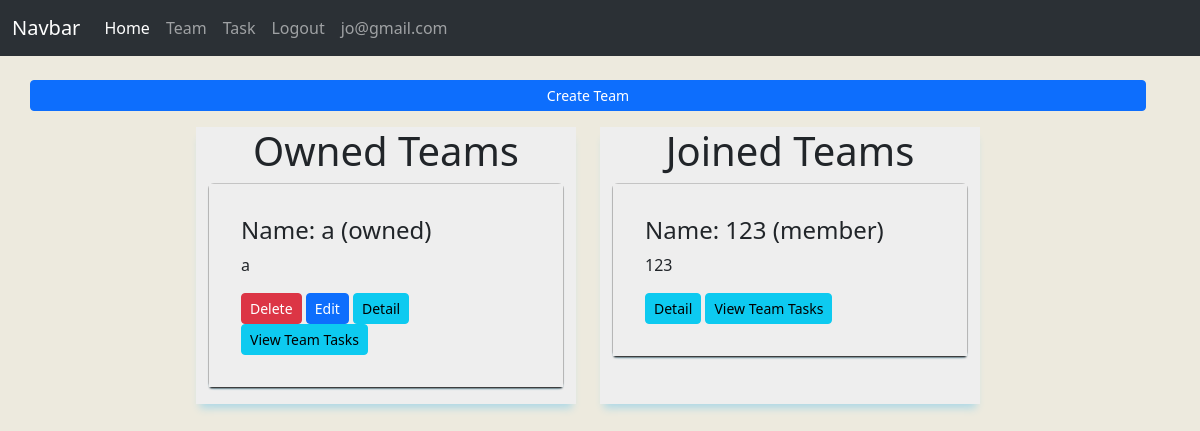
/teams/ (signed in), run on an earlier commit of the app's database.
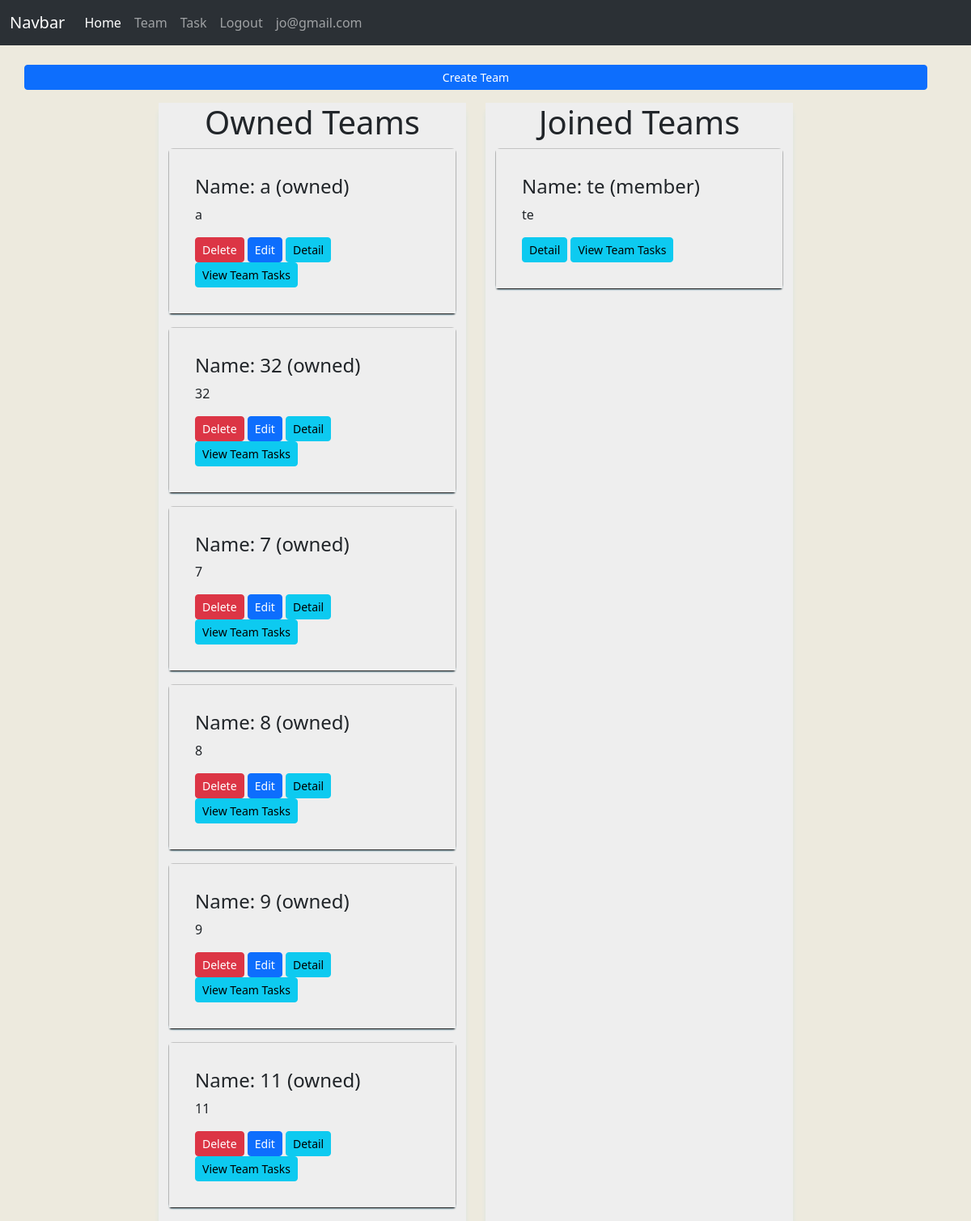
And on a later commit of the database.
### teams/models.py (models this page shows, shortened)
class Team(models.Model):
    name = models.CharField(_("Team Name"), max_length=50)
    description = models.TextField(_("About Team"))
    owner = models.ForeignKey(CustomUser, verbose_name=_("Team Owner"),related_name='team_owner', on_delete=models.CASCADE)
    members = models.ManyToManyField(CustomUser, verbose_name=_("Team Members"),related_name='team_member',blank=True)

### teams/views.py (the view)
# urls.py: path('',views.TeamList.as_view(),name='team_list'),
class TeamList(LoginRequiredMixin,ListView):
    model = Team
    template_name = 'teams/team_list.html'
    context_object_name = 'teams'
    def get_queryset(self):
        return Team.objects.filter(Q(owner = self.request.user)| Q(members = self.request.user) )

### templates/teams/team_list.html (shortened to what this page needs)
{% extends "base.html" %}
{% block content %}
<div class="container">
    <div class="row mb-3">
        <div class="row justify-content-center align-items-center mt-4">
            <a href="{% url 'team_create' %}" class="btn btn-primary btn-sm">Create Team</a>
        </div>
    </div>
    <div class="row justify-content-center">
        <div class="col-md-4 me-4" style="  background: #eee;
        box-shadow: 0 8px 8px -4px lightblue;">
            <div class="text-center">
            <h1>Owned Teams</h1>
            </div>
                {% for team in teams %}
                {% if team.owner == request.user %}
                <div class="card mb-3" style="background: #eee;box-shadow: 0 2px 2px -1px lightblue;">
                    <div class="card-body"style="background: #eee;box-shadow: 0 2px 2px -1px black;">
                                <div class="card-body">
                                    <h4 class="card-title">Name: {{ team.name }} (owned)</h4>
                                    <p class="card-text">{{ team.description }}</p>
                                    <div class="mt-3">
                                        <form action="{% url "team_delete" team.id %}" method="post" class="d-inline">
                                            <button type="submit" class="btn btn-danger btn-sm">Delete</button>
                                        </form>
                                        <a href="{% url "team_update" team.id %}" class="btn btn-primary btn-sm">Edit</a>
                                        <a href="{% url "team_detail" team.id %}" class="btn btn-info btn-sm">Detail</a>
                                        <a href="{% url "team_task_list" team.id %}" class="btn btn-info btn-sm">View Team Tasks</a>
                                    </div>
                                </div>
                        </div>
                    </div>
                {% endif %}
            {% endfor %}
        </div>
        <div class="col-md-4 me-4" style="  background: #eee;
        box-shadow: 0 8px 8px -4px lightblue;">
            <div class="text-center">
            <h1>Joined Teams</h1>
            </div>
            {% for team in teams %}
                {% if team.owner != request.user and request.user in team.members.all %}
                <div class="card mb-3" style="background: #eee;box-shadow: 0 2px 2px -1px lightblue;">
                    <div class="card-body"style="background: #eee;box-shadow: 0 2px 2px -1px black;">
                                <div class="card-body">
                                    <h4 class="card-title">Name: {{ team.name }} (member)</h2>
                                        <p class="card-text">{{ team.description }}</p>
                                    <div class="mt-3">
                                        <a href="{% url "team_detail" team.id %}" class="btn btn-info btn-sm">Detail</a>
                                        <a href="{% url "team_task_list" team.id %}" class="btn btn-info btn-sm">View Team Tasks</a>
                                    </div>
                                </div>
                        </div>
                    </div>
                {% endif %}
            {% endfor %}
        </div>
    </div>
</div>
{% endblock content %}

What changed in the data, as far as the page shows it:
no longer on this page (row unchanged): Team: name "123", description "123", shown under "Joined Teams"
added Team: name "32", description "32", shown under "Owned Teams"
added Team: name "7", description "7", shown under "Owned Teams"
added Team: name "8", description "8", shown under "Owned Teams"
added Team: name "9", description "9", shown under "Owned Teams"
added Team: name "11", description "11", shown under "Owned Teams"
now on this page (row unchanged): Team: name "te", description "te", shown under "Joined Teams"
